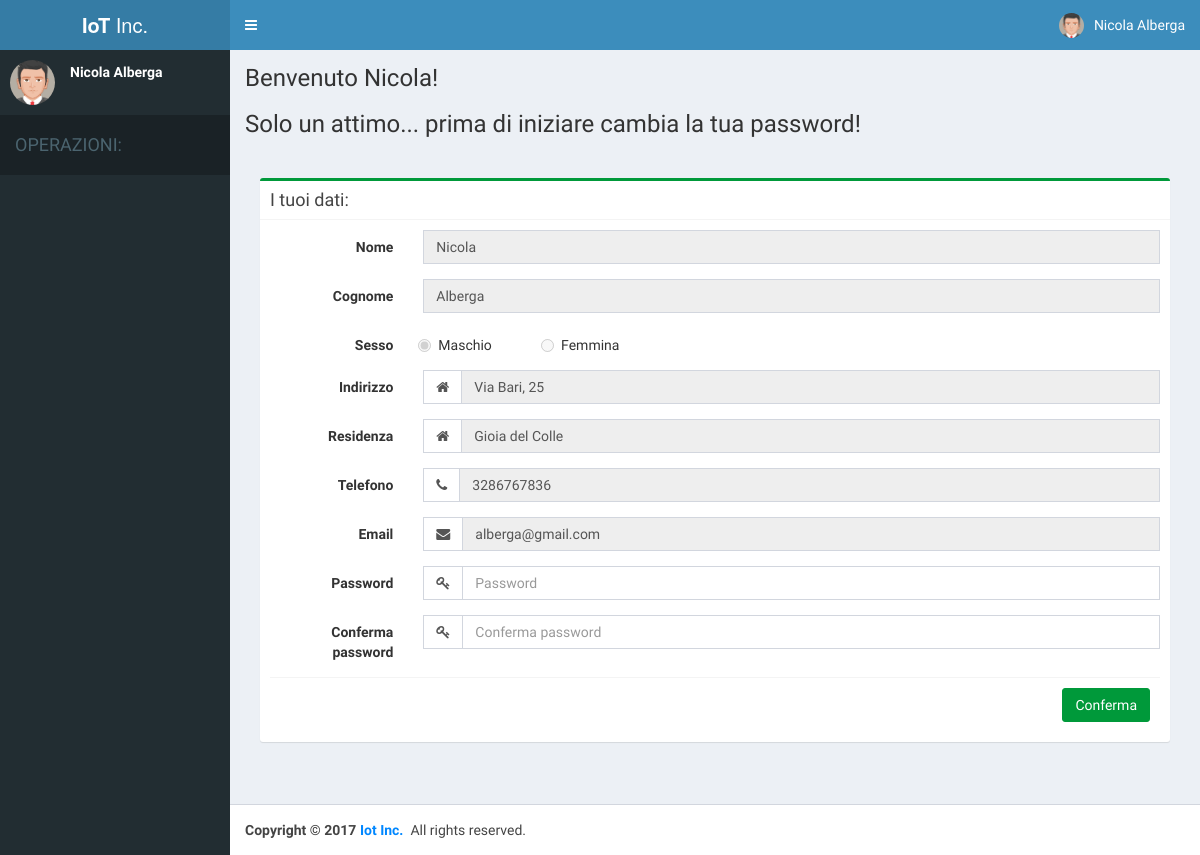
Page /iotscripts/primo_accesso.php (signed in) on the earlier database version.
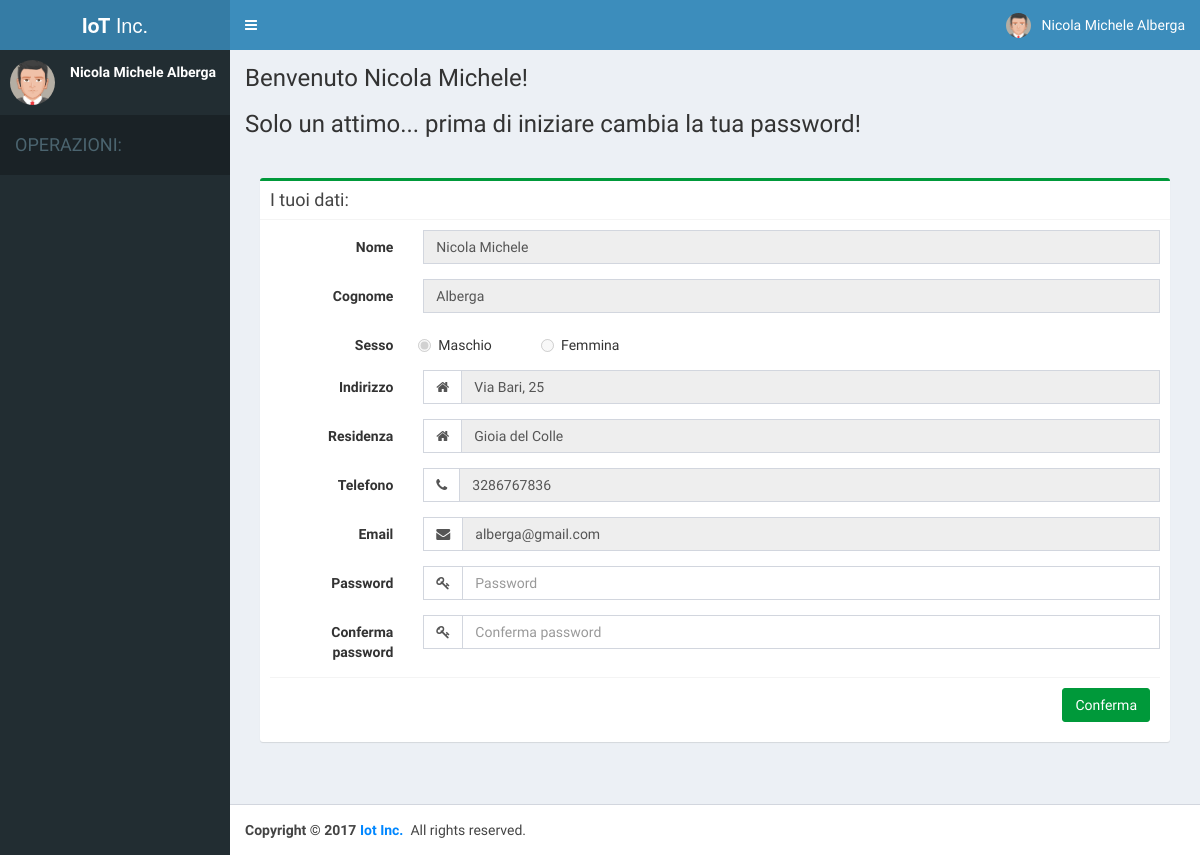
Same page on the later database version.
### tables this page shows
CREATE TABLE `clienti` (
  `codCliente` int(11) NOT NULL AUTO_INCREMENT,
  `nomeCliente` varchar(20) NOT NULL,
  `cognomeCliente` varchar(20) NOT NULL,
  `sessoCliente` enum('m','f') DEFAULT NULL,
  `indirizzoCliente` varchar(20) DEFAULT NULL,
  `residenzaCliente` varchar(20) DEFAULT NULL,
  `emailCliente` varchar(25) DEFAULT NULL,
  `telefonoCliente` varchar(10) DEFAULT NULL,
  `passwordCliente` varchar(32) DEFAULT NULL,
  `accessoCliente` tinyint(1) DEFAULT 1,
  PRIMARY KEY (`codCliente`)
);

### iotscripts/primo_accesso.php (the view, shortened to what the changed rows need)
<?php
require 'dbconnect.php';
$conn=new mysqli($host, $user, $pwd, $db);
?>
<html style="height: auto; min-height: 100%;"><head>
  <link rel="stylesheet" href="../bower_components/bootstrap/dist/css/bootstrap.min.css">
  <link rel="stylesheet" href="../bower_components/font-awesome/css/font-awesome.min.css">
  <link rel="stylesheet" href="../bower_components/Ionicons/css/ionicons.min.css">
  <link rel="stylesheet" href="../dist/css/AdminLTE.min.css">
  <link rel="stylesheet" href="../dist/css/skins/skin-blue.min.css">
</head>
<body class="skin-blue sidebar-mini" style="height: auto; min-height: 100%;" onload="javascript:updateTimer('foo')">
<div class="wrapper" style="height: auto; min-height: 100%;">
  <header class="main-header">
    <?php if ($_SESSION["tipo_utente"]=="c") {echo "
		<nav class=\"navbar navbar-static-top\" role=\"navigation\">";} elseif ($_SESSION["tipo_utente"]=="t") {echo "
		<nav class=\"navbar navbar-static-top\" role=\"navigation\" style=\"background-color: #f38412;\">";}
	?>
      <div class="navbar-custom-menu">
        <ul class="nav navbar-nav">
          <li class="dropdown user user-menu">
            <a href="#" class="dropdown-toggle" data-toggle="dropdown" aria-expanded="true">
              <?php
			  if ($_SESSION["sesso"]=="m") echo "<img src=\"../dist/img/avatar5.png\" class=\"user-image\" alt=\"User Image\">";
			  else echo "<img src=\"../dist/img/avatar3.png\" class=\"user-image\" alt=\"User Image\">";
			  ?>
              <span class="hidden-xs"><?php echo $_SESSION["login_nome"] . " " . $_SESSION["login_cognome"];?></span>
            </a>
          </li>
        </ul>
      </div>
    </nav>
  </header>
  <aside class="main-sidebar">
    <section class="sidebar">
      <div class="user-panel">
        <div class="pull-left info">
          <p><?php echo $_SESSION["login_nome"] . " " . $_SESSION["login_cognome"];?></p>
        </div>
      </div>
    </section>
  </aside>
  <div class="content-wrapper" style="min-height: 754px;">
    <section class="content-header">
	  <?php
	  if ($_SESSION["sesso"]=="m")echo "<h1>Benvenuto&nbsp;" . $_SESSION["login_nome"] . "!</h1>";
	  else {echo "<h1>Benvenuta&nbsp;" . $_SESSION["login_nome"] . "!</h1>";}
	  ?>
	  <h3>Solo un attimo... prima di iniziare cambia la tua password!</h3>
    </section>
	<div class="content">
		<?php
			if ($_SESSION["tipo_utente"]=="c") $stmt=$conn->query("SELECT nomeCliente, cognomeCliente, sessoCliente, indirizzoCliente, residenzaCliente, emailCliente, telefonoCliente FROM clienti WHERE codCliente=" . $_SESSION['login']);
			elseif ($_SESSION["tipo_utente"]=="t") $stmt=$conn->query("SELECT nomeTP, cognomeTP, sessoTP, indirizzoTP, residenzaTP, emailTP, telefonoTP FROM terzeparti WHERE codTP=" . $_SESSION['login']);
			$row = $stmt->fetch_assoc();
		?>
		<section class="content">
			<div class="box box-info" style="border-top-color:#00993a">
            <form class="form-horizontal" method="post" id="form" >
              <div class="box-body">
				<div class="form-group">
                  <div class="col-sm-10">
                    <input type="text" class="form-control" id="nomec" name="nome" value="<?php if ($_SESSION["tipo_utente"]=="c") echo $row["nomeCliente"]; elseif ($_SESSION["tipo_utente"]=="t") echo $row["nomeTP"];?>" readonly>
                  </div>
                </div>
				<div class="form-group">
                  <div class="col-sm-10">
                    <input type="text" class="form-control" id="cognomec" name="cognome" value="<?php if ($_SESSION["tipo_utente"]=="c") echo $row["cognomeCliente"]; elseif ($_SESSION["tipo_utente"]=="t") echo $row["cognomeTP"];?>" readonly>
                  </div>
                </div>
				<div class="form-group">
				  <div class="col-sm-10">
                  <div class="radio">
							<div class="col-sm-2">
							<input type="radio" value="m" name="sesso" id="sessom" <?php if ($_SESSION["tipo_utente"]=="c"){if($row["sessoCliente"]=="m") echo "checked";} elseif ($_SESSION["tipo_utente"]=="t"){if($row["sessoTP"]=="m") echo "checked";}?> disabled>Maschio&emsp;
							</div>
							<div class="col-sm-2">
							<input type="radio" value="f" name="sesso" id="sessof" <?php if ($_SESSION["tipo_utente"]=="c"){if($row["sessoCliente"]=="f") echo "checked";} elseif ($_SESSION["tipo_utente"]=="t"){if($row["sessoTP"]=="f") echo "checked";}?> disabled>Femmina
							</div>
				  </div>
				  </div>
                </div>
				<div class="form-group">
				  <div class="col-sm-10">
					<div class="input-group">
					  <div class="input-group-addon">
						<i class="fa fa-home"></i>
					  </div>
                    <input type="text" class="form-control" id="indirizzoc" name="indirizzo" value="<?php if ($_SESSION["tipo_utente"]=="c") echo $row["indirizzoCliente"]; elseif ($_SESSION["tipo_utente"]=="t") echo $row["indirizzoTP"];?>" readonly>
					</div>
				  </div>
                </div>
				<div class="form-group">
				  <div class="col-sm-10">
					<div class="input-group">
					  <div class="input-group-addon">
						<i class="fa fa-home"></i>
					  </div>
					  <input type="text" class="form-control" id="residenzac" name="residenza" value="<?php if ($_SESSION["tipo_utente"]=="c") echo $row["residenzaCliente"]; elseif ($_SESSION["tipo_utente"]=="t") echo $row["residenzaTP"];?>" readonly>
					</div>
				  </div>
                </div>
				<div class="form-group">
					<div class="col-sm-10">
					<div class="input-group">
					  <div class="input-group-addon">
						<i class="fa fa-phone"></i>
					  </div>
					  <input type="text" class="form-control" data-inputmask="&quot;mask&quot;: &quot;(999) 999-9999&quot;" data-mask="" name="telefono" value="<?php if ($_SESSION["tipo_utente"]=="c") echo $row["telefonoCliente"]; elseif ($_SESSION["tipo_utente"]=="t") echo $row["telefonoTP"];?>" readonly>
					</div>
					</div>
				</div>
				<div class="form-group">
				  <div class="col-sm-10">
					<div class="input-group">
					  <div class="input-group-addon">
					  <i class="fa fa-envelope"></i>
					  </div>
					  <input type="email" class="form-control" id="emailc" name="email" value="<?php if ($_SESSION["tipo_utente"]=="c") echo $row["emailCliente"]; elseif ($_SESSION["tipo_utente"]=="t") echo $row["emailTP"];?>" readonly>
					</div>
                  </div>
				</div>
			</div>
            </form>
          </div>
		</section>
	</div>
  </div>
</div>
</body></html>

Differences in the rows shown:
changed clienti "Alberga": nome "Nicola" → "Nicola Michele"
Other differences:
$_SESSION["login_nome"]: "Nicola" → "Nicola Michele"
